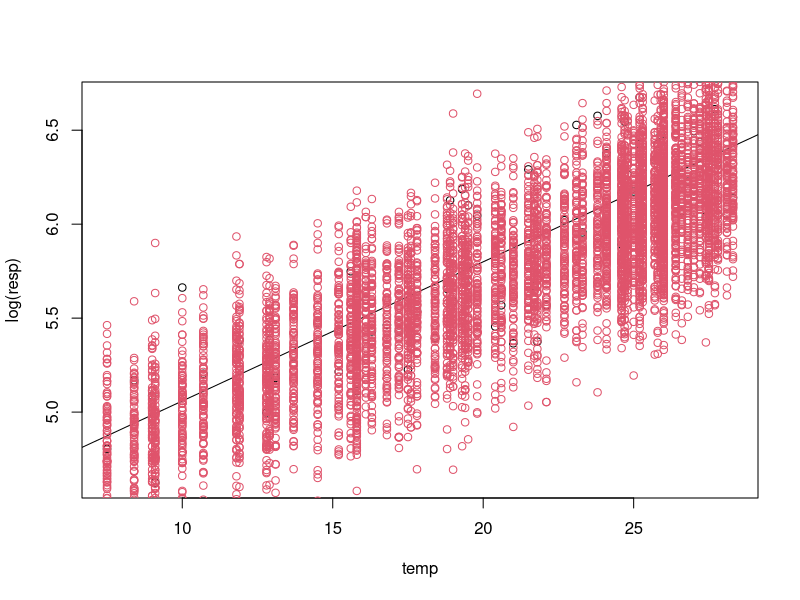
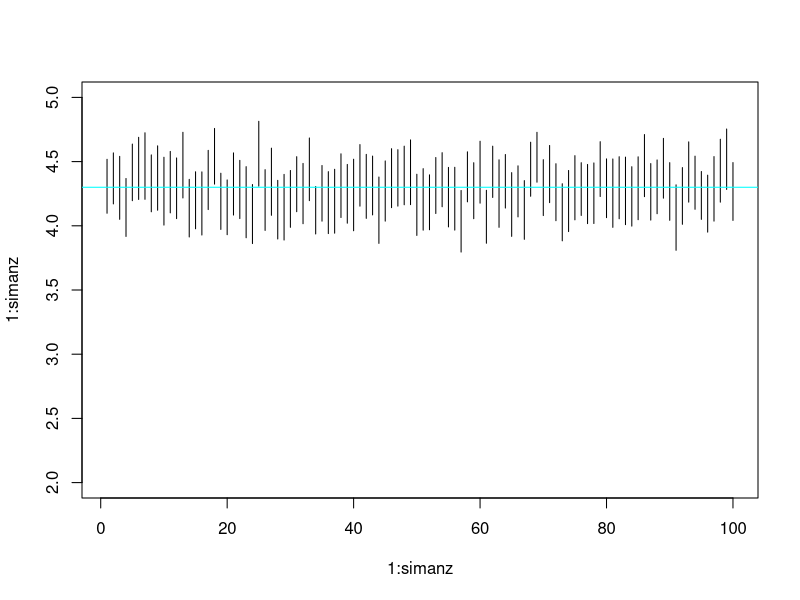
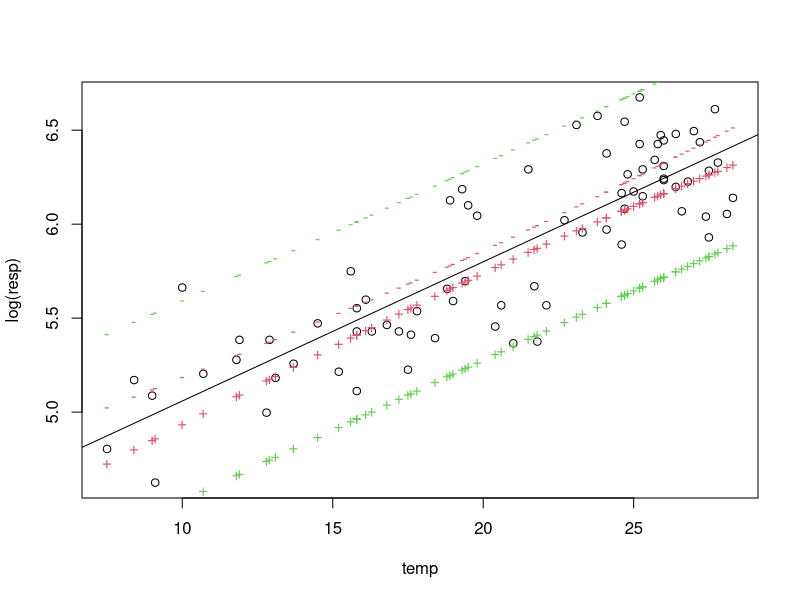

Write R code to recreate these figures, in order.
soil.data = read.csv("soilrespiration1.csv", sep=";")

plot(log(resp)~temp, data=soil.data)

y = log(soil.data$resp)
x = cbind(1, soil.data$temp)
beta.hat = solve(t(x) %*% x) %*% t(x) %*% y
abline(beta.hat)
#https://de.wikipedia.org/wiki/Konfidenzintervall
sigma2.tilde = 1/(76-2)*sum(( y- x %*% beta.hat)^2)
beta.hat[1] - qt(0.975, df = 76-2) * sqrt(sigma2.tilde * solve(t(x) %*% x)[1,1])
beta.hat[1] + qt(0.975, df = 76-2) * sqrt(sigma2.tilde * solve(t(x) %*% x)[1,1])
beta.hat[1]
soil.lm = lm(log(resp)~1+temp, data=soil.data)

confint(soil.lm)
confint(soil.lm, level = 0.99)

# Konfidenzintervall

## Simulation

# EW Y_i = beta_o + beta_1*x_j = mue_i  y_i = N(mue_i, simga^2)
# beta_0 = 4.3
# beta_1 = 0.07
# sigma = 0.07
beta0 = 4.3
beta1 = 0.07
sigma2 = 0.07
x = soil.data$temp

set.seed(1)
simanz = 100
beta0.confint = matrix(0, simanz, 2)
# sim. pseudobeobachtungen
for ( i in 1:simanz){
  y.sim = rnorm(76,mean = beta0+beta1*x, sd=sqrt(sigma2))
  points(x,y.sim, col=2)
  ### konfidenzintervall fuer beta0 
  sim.lm = lm(y.sim~1+x)
  beta0.confint[i,] = confint(sim.lm)[1,]
}

beta0.confint

plot(1:simanz, 1:simanz, ylim=c(2,5), type="n")
for(i in 1:simanz){
  points(c(i,i),beta0.confint[i,],type="l")
}
abline(h=beta0,col="cyan")

# (1-alpha) - Konfidenzintervall

predict(soil.lm)
predict(soil.lm, interval = "confidence")
y.confint = predict(soil.lm, interval = "confidence")
plot(log(resp)~temp, data=soil.data)
abline(soil.lm)
points(soil.data$temp, y.confint[,2],col=2, pch="+")
points(soil.data$temp, y.confint[,3],col=2, pch="-")

# Prognoseintervall fuer eine neue Beobachtung fuer eine enue Beobachtung
# EW Y_(neu)^^ = beta_0^^+beta_1^^*x_(neu)    y_(neu) ~ N(beta_0^^+beta_1^^*x_(neu), sigma2)
# In welchem Bereich ist die Beobachtung Y_(neu) zu erwarten?
# Y_(neu) - E Y_(neu)^^
# Welche Verteilung besitzt diese Zufallsgroesse?
# (Y_(neu) - E Y_(neu)^^) ~ N(?,?)
# Var(Y_(neu) - E Y_(neu)^^) = Var(Y_(neu))+Var(EW Y_(neu)^^)+ 2*Cov(Y_(neu),EW Y_(neu)^^)
#                                                                     '-> Unabhaengig <-' = 0
# = sigma^2 + Var(x_(neu)^T*beta^^)
# = sigma^2 + simga^2(x_(neu)^T*(X^T*X)^-1*x_(neu))
# ...
# -> Konfidenzstreifen

y.prognoseint = predict(soil.lm, interval = "prediction")
points(soil.data$temp, y.prognoseint[,2],col=3, pch="+")
points(soil.data$temp, y.prognoseint[,3],col=3, pch="-")

#Varianzhomogenes Modell
# -> gibt auch Varianzheterogene Modelle
